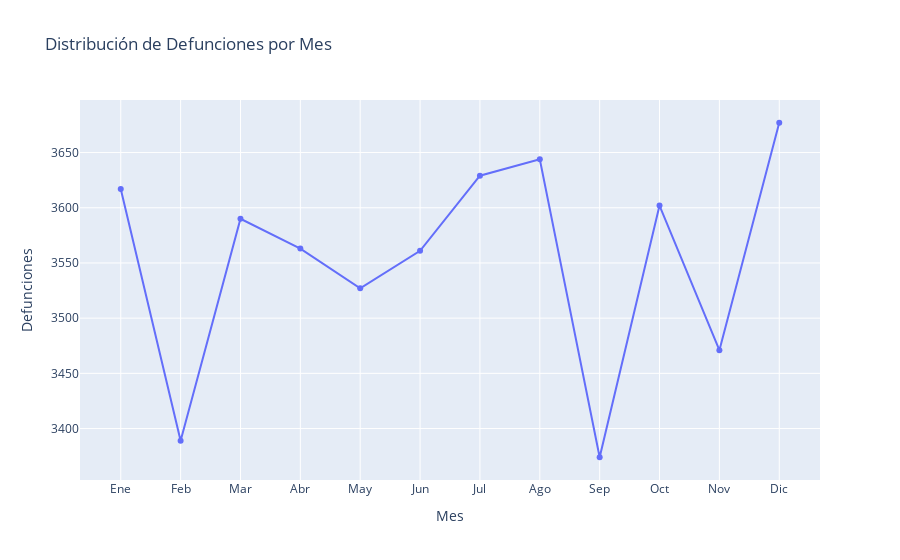

Notebook source saved alongside this figure:
### Markdown cell above
## 4. Análisis Temporal

### Code cell
if 'MES' in df.columns:
    mes_counts = df['MES'].value_counts().sort_index()
    meses = ['Ene', 'Feb', 'Mar', 'Abr', 'May', 'Jun', 'Jul', 'Ago', 'Sep', 'Oct', 'Nov', 'Dic']
    fig = px.line(x=meses, y=mes_counts.values, title='Distribución de Defunciones por Mes',
                  labels={'x': 'Mes', 'y': 'Defunciones'})
    fig.update_traces(mode='lines+markers')
    fig.show()
    print(" Patrón temporal relativamente estable a lo largo del año.")

### Figure 1 — Plotly figure (JSON) as saved in the notebook; plotly's stock layout.template omitted (floating-point values rounded to 4 significant figures)
{"data": [{"hovertemplate": "Mes=%{x}<br>Defunciones=%{y}<extra></extra>", "legendgroup": "", "line": {"color": "#636efa", "dash": "solid"}, "marker": {"symbol": "circle"}, "mode": "lines+markers", "name": "", "orientation": "v", "showlegend": false, "type": "scatter", "x": ["Ene", "Feb", "Mar", "Abr", "May", "Jun", "Jul", "Ago", "Sep", "Oct", "Nov", "Dic"], "xaxis": "x", "y": [3617, 3389, 3590, 3563, 3527, 3561, 3629, 3644, 3374, 3602, 3471, 3677], "yaxis": "y"}], "layout": {"legend": {"tracegroupgap": 0}, "title": {"text": "Distribución de Defunciones por Mes"}, "xaxis": {"anchor": "y", "domain": [0, 1], "title": {"text": "Mes"}}, "yaxis": {"anchor": "x", "domain": [0, 1], "title": {"text": "Defunciones"}}}}
